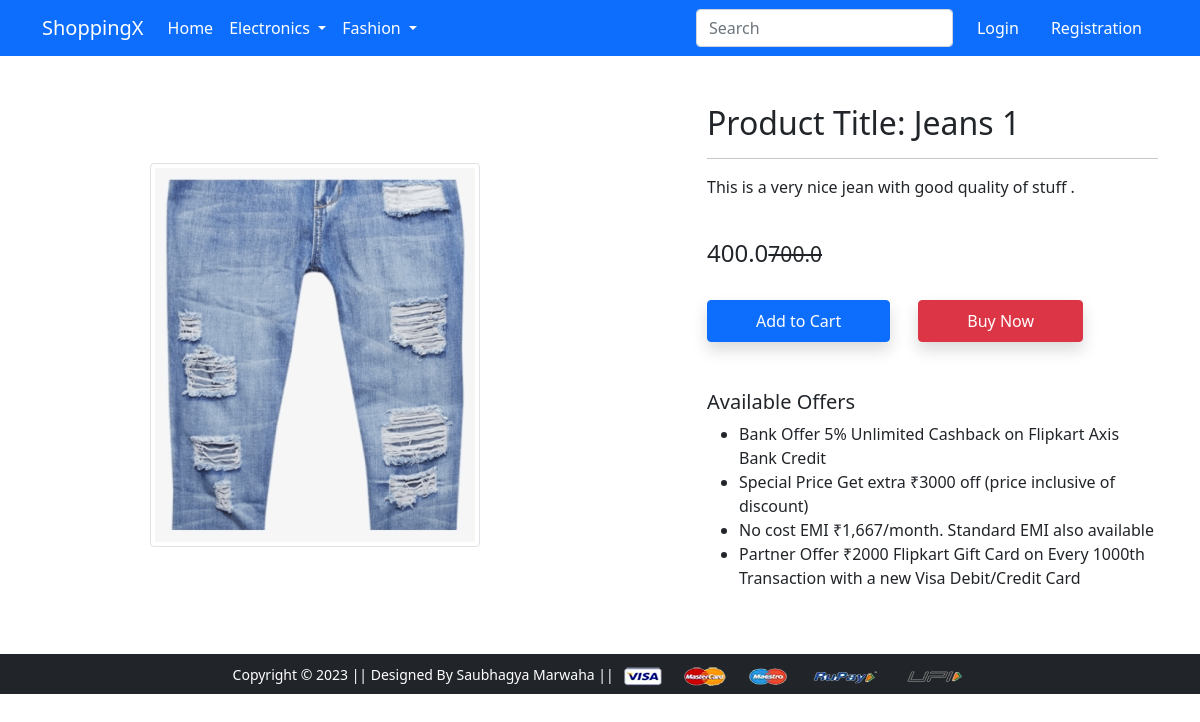
Screenshot of /product-detail/1/ with the database file from the repository.
### app/models.py (models this page shows, shortened)
class Product(models.Model):
    title = models.CharField(max_length=100)
    selling_price = models.FloatField()
    discounted_price = models.FloatField()
    description = models.TextField()
    brand = models.CharField(max_length=200)
    category = models.CharField(choices= CATEGORY_CHOICES, max_length=2)
    product_image = models.ImageField(upload_to='productimg')

### app/views.py (the view)
# urls.py: path('product-detail/<int:pk>/', views.ProductDetailView.as_view(), name='product-detail'),
class ProductDetailView(View):
 def get(self, request, pk):
  product = Product.objects.get(pk=pk)
  print(product.id)
  return render(request, 'app/productdetail.html', {'product':product})

### app/templates/app/productdetail.html (shortened to what this page needs)
{% extends 'app/base.html' %}
{% load static %}
{% block main-content %}
<div class="container my-5">
 <div class="row">
  <div class="col-sm-6 text-center align-self-center">
   <img src="{{product.product_image.url}}" alt="" class="img-fluid img-thumbnail">
  </div>
  <div class="col-sm-5 offset-sm-1">
   <h2>Product Title: {{product.title}}</h2>
   <hr>
   <p>{{product.description}}</p> <br>
   <h4>{{product.discounted_price}}<small class="fw-light text-decoration-line-through">{{product.selling_price}}</small></h4> <br>
   <form action="/add-to-cart" class="d-inline">
    <button type="submit" class="btn btn-primary shadow px-5 py-2">Add to Cart</button>
    </form>
   <a href="{% url 'buy-now' %}" class="btn btn-danger shadow px-5 py-2 ms-4">Buy Now</a>
   <h5 class="mt-5">Available Offers</h5>
   <ul>
    <li>Bank Offer 5% Unlimited Cashback on Flipkart Axis Bank Credit</li>
    <li>Special Price Get extra ₹3000 off (price inclusive of discount)</li>
    <li>No cost EMI ₹1,667/month. Standard EMI also available</li>
    <li>Partner Offer ₹2000 Flipkart Gift Card on Every 1000th Transaction with a new Visa Debit/Credit Card</li>
   </ul>
  </div>
 </div>
</div>
{% endblock main-content %}

### rows the page displays
Product: product_image (picture), title "Jeans 1", description "This is a very nice jean with good quality of stuff .", discounted_price "400.0", selling_price "700.0"
